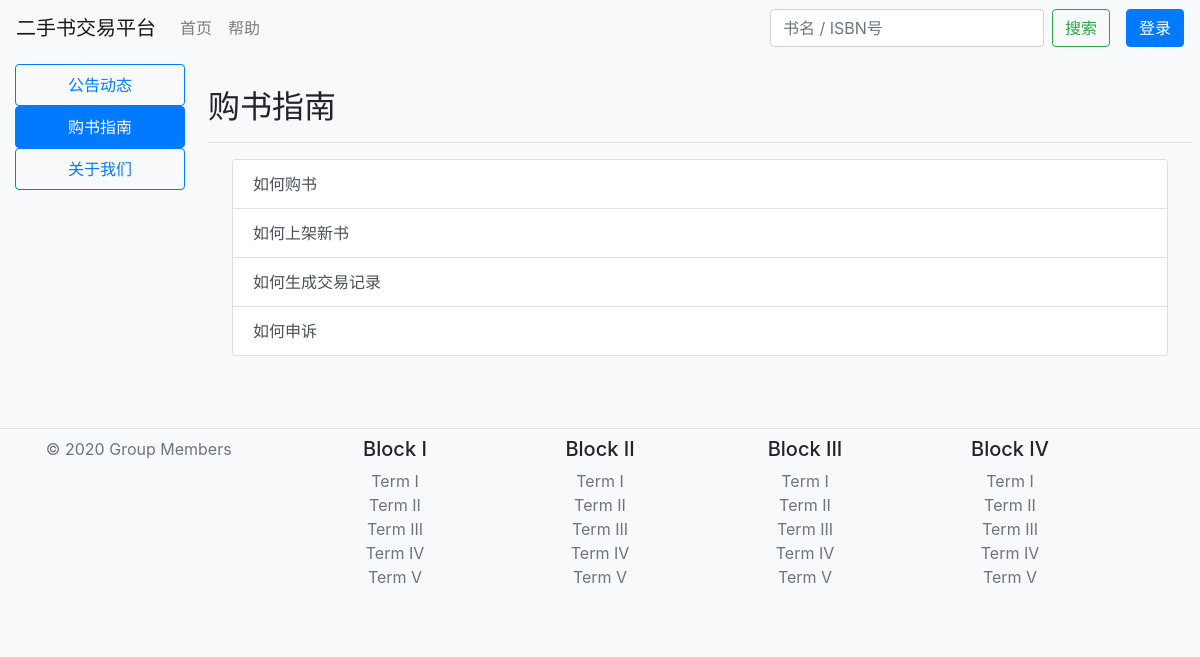
Page /help/guide/ on the committed database.
### help/models.py (models this page shows)
class Article(models.Model):
    title = models.CharField(max_length=255)
    content = models.TextField()

### help/views.py (the view)
# urls.py: path('guide/', views.guide, name='guide'),
def guide(request):
    context = {
        'articles': Article.objects.filter(pk__gt=1),
    }
    return render(request, 'help_guide.html', context)

### help/templates/help_guide.html (shortened to what this page needs)
{% extends 'homepage.html' %}
{% block sidebar %}
<nav class="col-md-2 d-none d-md-block bg-light sidebar">
  <div class="sidebar-sticky">
    <ul class="nav flex-column">
      <li class="nav-item">
        <a class="nav-link btn btn-outline-primary" role="button" href="{% url 'site_help' %}">
          公告动态
        </a>
      </li>
      <li class="nav-item">
        <a class="nav-link active btn btn-outline-primary" role="button" href="{% url 'guide' %}">
          购书指南<span class="sr-only">(current)</span>
        </a>
      </li>
      <li class="nav-item">
        <a class="nav-link btn btn-outline-primary" role="button" href="{% url 'article' 1 %}">
          关于我们
        </a>
      </li>
    </ul>
  </div>
</nav>
{% endblock %}
{% block mainbody %}
<main role="main" class="col-md-10 ml-sm-auto px-2">
  <h2 class="border-bottom mt-4 pb-3">购书指南</h2>
  <div class="list-group mx-4 mt-3 mb-5">
    {% for article in articles %}
    <a class="list-group-item list-group-item-action" href="{% url 'article' article.pk %}">{{ article.title }}</a>
    {% empty %}
    <p class="alert alert-warning text-center my-3">暂无文章</p>
    {% endfor %}
  </div>
</main>
{% endblock %}

### rows in the picture
Article: title "如何购书"
Article: title "如何上架新书"
Article: title "如何生成交易记录"
Article: title "如何申诉"
